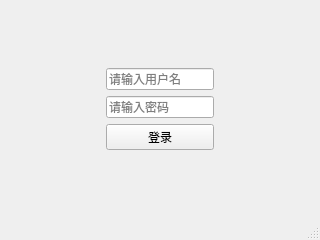
<?xml version="1.0" encoding="UTF-8"?>
<ui version="4.0">
 <class>LoginWindow</class>
 <widget class="QMainWindow" name="LoginWindow">
  <property name="geometry">
   <rect>
    <x>0</x>
    <y>0</y>
    <width>320</width>
    <height>240</height>
   </rect>
  </property>
  <property name="sizePolicy">
   <sizepolicy hsizetype="Preferred" vsizetype="Preferred">
    <horstretch>0</horstretch>
    <verstretch>0</verstretch>
   </sizepolicy>
  </property>
  <property name="minimumSize">
   <size>
    <width>0</width>
    <height>0</height>
   </size>
  </property>
  <property name="maximumSize">
   <size>
    <width>1920</width>
    <height>1080</height>
   </size>
  </property>
  <property name="windowTitle">
   <string>用户登录</string>
  </property>
  <widget class="QWidget" name="centralwidget">
   <layout class="QVBoxLayout" name="verticalLayout_2">
    <item>
     <spacer name="verticalSpacer">
      <property name="orientation">
       <enum>Qt::Vertical</enum>
      </property>
      <property name="sizeHint" stdset="0">
       <size>
        <width>20</width>
        <height>33</height>
       </size>
      </property>
     </spacer>
    </item>
    <item>
     <layout class="QHBoxLayout" name="horizontalLayout">
      <item>
       <spacer name="horizontalSpacer">
        <property name="orientation">
         <enum>Qt::Horizontal</enum>
        </property>
        <property name="sizeHint" stdset="0">
         <size>
          <width>40</width>
          <height>20</height>
         </size>
        </property>
       </spacer>
      </item>
      <item>
       <layout class="QVBoxLayout" name="verticalLayout">
        <item>
         <widget class="QLineEdit" name="edtUserName">
          <property name="placeholderText">
           <string>请输入用户名</string>
          </property>
          <property name="clearButtonEnabled">
           <bool>false</bool>
          </property>
         </widget>
        </item>
        <item>
         <widget class="QLineEdit" name="edtPassword">
          <property name="inputMask">
           <string/>
          </property>
          <property name="echoMode">
           <enum>QLineEdit::Password</enum>
          </property>
          <property name="placeholderText">
           <string>请输入密码</string>
          </property>
          <property name="clearButtonEnabled">
           <bool>false</bool>
          </property>
         </widget>
        </item>
        <item>
         <widget class="QPushButton" name="btnLogin">
          <property name="text">
           <string>登录</string>
          </property>
         </widget>
        </item>
       </layout>
      </item>
      <item>
       <spacer name="horizontalSpacer_2">
        <property name="orientation">
         <enum>Qt::Horizontal</enum>
        </property>
        <property name="sizeHint" stdset="0">
         <size>
          <width>40</width>
          <height>20</height>
         </size>
        </property>
       </spacer>
      </item>
     </layout>
    </item>
    <item>
     <spacer name="verticalSpacer_2">
      <property name="orientation">
       <enum>Qt::Vertical</enum>
      </property>
      <property name="sizeHint" stdset="0">
       <size>
        <width>20</width>
        <height>34</height>
       </size>
      </property>
     </spacer>
    </item>
   </layout>
  </widget>
  <widget class="QMenuBar" name="menubar">
   <property name="geometry">
    <rect>
     <x>0</x>
     <y>0</y>
     <width>320</width>
     <height>26</height>
    </rect>
   </property>
  </widget>
  <widget class="QStatusBar" name="statusbar"/>
 </widget>
 <resources/>
 <connections/>
</ui>
